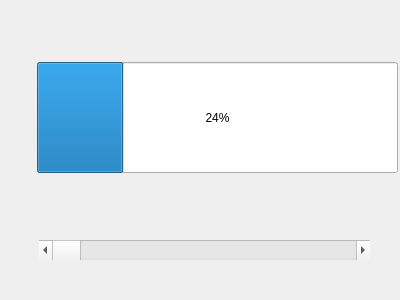
<?xml version="1.0" encoding="UTF-8"?>
<ui version="4.0">
 <class>Slider</class>
 <widget class="QWidget" name="Slider">
  <property name="geometry">
   <rect>
    <x>0</x>
    <y>0</y>
    <width>400</width>
    <height>300</height>
   </rect>
  </property>
  <property name="windowTitle">
   <string>Slider</string>
  </property>
  <widget class="QScrollBar" name="horizontalScrollBar">
   <property name="geometry">
    <rect>
     <x>39</x>
     <y>240</y>
     <width>331</width>
     <height>20</height>
    </rect>
   </property>
   <property name="orientation">
    <enum>Qt::Horizontal</enum>
   </property>
  </widget>
  <widget class="QProgressBar" name="progressBar">
   <property name="geometry">
    <rect>
     <x>37</x>
     <y>62</y>
     <width>361</width>
     <height>111</height>
    </rect>
   </property>
   <property name="value">
    <number>24</number>
   </property>
  </widget>
 </widget>
 <layoutdefault spacing="6" margin="11"/>
 <resources/>
 <connections/>
</ui>
